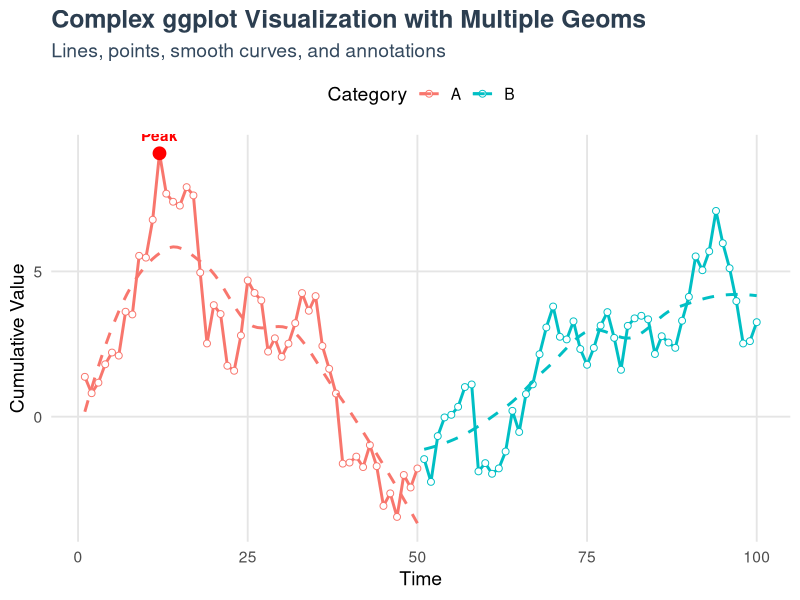

The R script that drew this image:
library(ggplot2)

set.seed(42)
data <- data.frame(
  time = 1:100,
  value = cumsum(rnorm(100)),
  category = rep(c("A", "B"), each = 50)
)

ggplot(data, aes(x = time, y = value, color = category)) +
  
  geom_line(size = 1) +
  
  geom_point(size = 2, shape = 21, fill = "white") +
  
  geom_smooth(method = "loess", se = FALSE, linetype = "dashed", size = 1) +
  
  geom_point(data = data[which.max(data$value), ], aes(x = time, y = value), color = "red", size = 4) +
  geom_text(data = data[which.max(data$value), ], aes(x = time, y = value, label = "Peak"), 
            vjust = -1, color = "red", fontface = "bold") +
  
  labs(title = "Complex ggplot Visualization with Multiple Geoms",
       subtitle = "Lines, points, smooth curves, and annotations",
       x = "Time", y = "Cumulative Value",
       color = "Category") +
  
  theme_minimal(base_size = 14) +
  theme(
    plot.title = element_text(face = "bold", size = 18, color = "#2c3e50"),
    plot.subtitle = element_text(size = 14, color = "#34495e"),
    legend.position = "top",
    panel.grid.major = element_line(color = "gray90"),
    panel.grid.minor = element_blank()
  )
